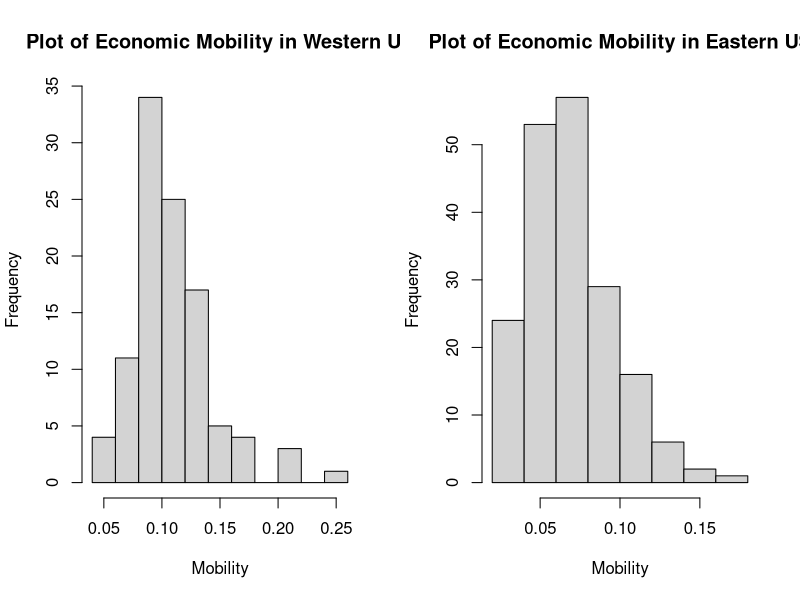
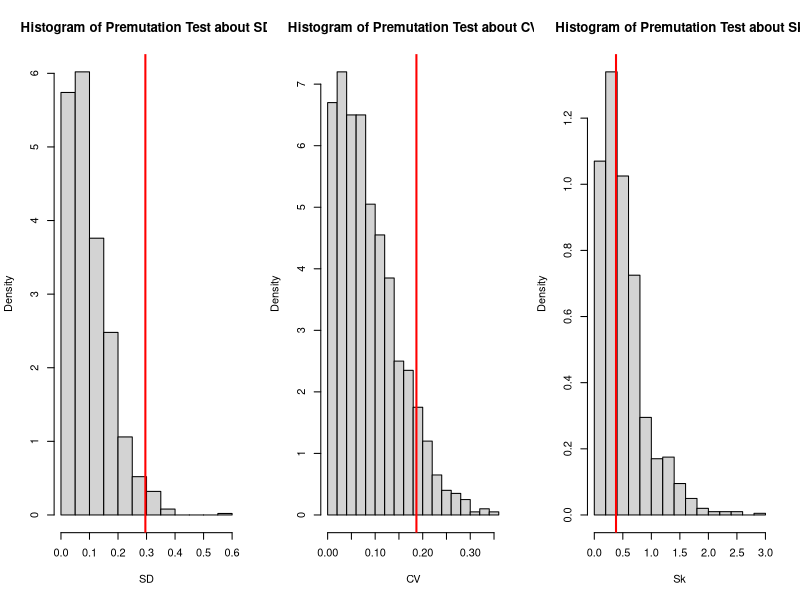
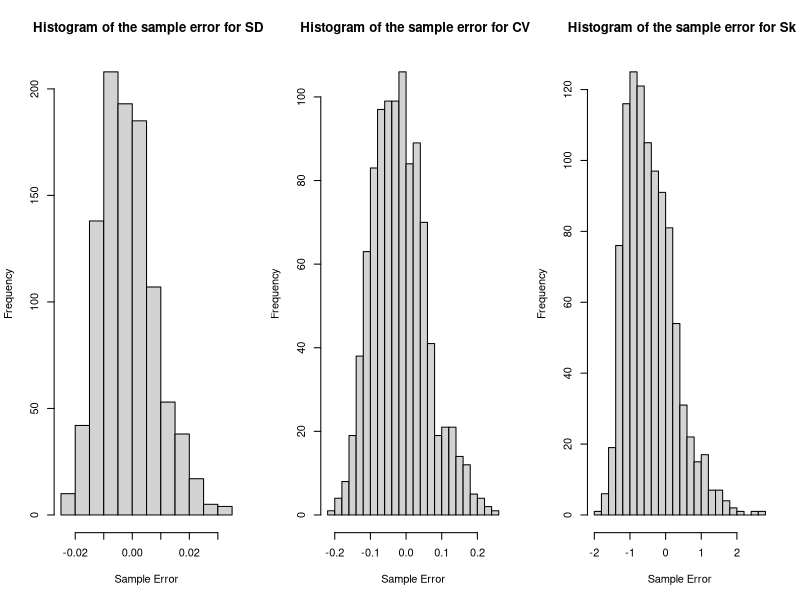
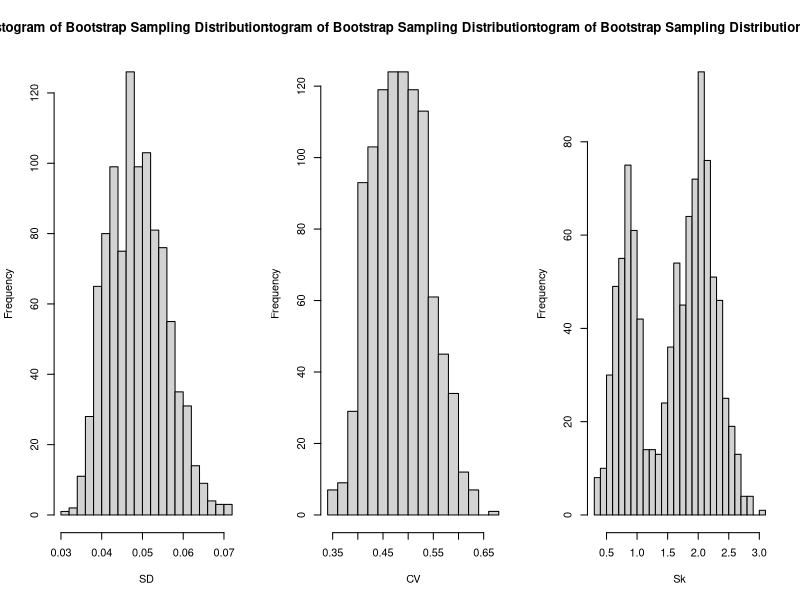
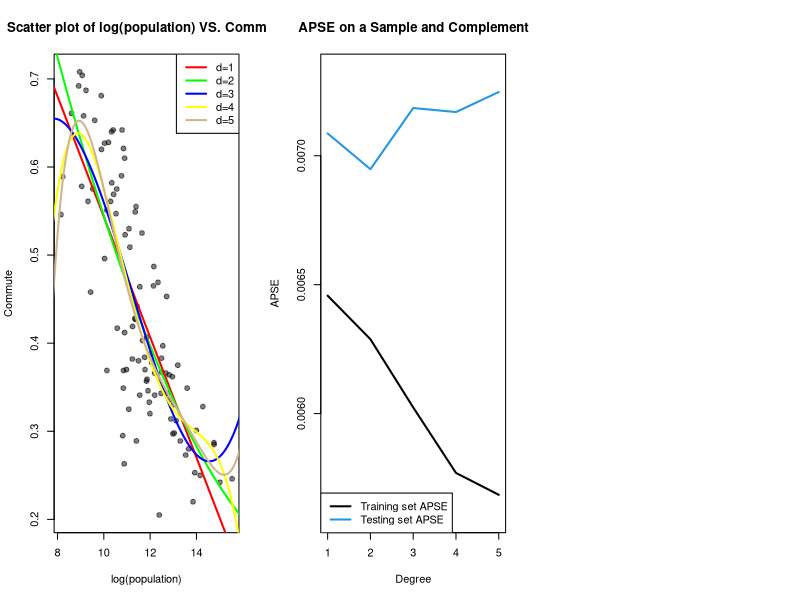

These charts were generated, in order, by the following R code:
## ---- chunk 1
knitr::opts_chunk$set(echo = TRUE)
## ---- chunk 2
data <- read.csv("EconomicMobility.csv",header = TRUE)
## ---- chunk 3
data_WUS <- data$Mobility[data$Longitude < -109]
data_EUS <- data$Mobility[data$Longitude > -85]
# summary stat
summary(data_WUS)
summary(data_EUS)
# plot
par(mfrow=c(1,2))
hist(data_WUS, main="Plot of Economic Mobility in Western US",
     xlab="Mobility")
hist(data_EUS, main="Plot of Economic Mobility in Eastern US",
     xlab="Mobility")

# Comments:
# Based on summary statistics, we found that the center of western distribution 
# is different with the center of eastern distribution. Both mean and median of
# western distribution is larger than eastern distribution. And 
# western distribution's maximum value is around 0.25, which is larger than 
# eastern distribution's 0.16. 
# Based on plots, we found that both western and eastern distribution have heavy 
# right tails, so both of them are right-skewed. Besides, the location of peak 
# (mode) for western distribution is also distinct from the one for eastern 
# distribution.
## ---- chunk 4
# create Attribute function
Attributes <- function(y){
  SD <- sqrt(sum((y-mean(y))^2)/length(y))
  CV <- SD/mean(y)
  Sk <- mean((y-mean(y))^3)/SD^3
  return(c(SD,CV,Sk))
}

# Apply to West
Attributes(data_WUS)
# Apply to East
Attributes(data_EUS)
## ---- chunk 5
mixRandomly <- function(pop) {
  pop1 <- pop$pop1
  n_pop1 <- length(pop1)

  pop2 <- pop$pop2
  n_pop2 <- length(pop2)

  mix <- c(pop1,pop2)
  select4pop1 <- sample(1:(n_pop1 + n_pop2),
                     n_pop1,
                     replace = FALSE)

  new_pop1 <- mix[select4pop1]  
  new_pop2 <- mix[-select4pop1]
  list(pop1=new_pop1, pop2=new_pop2)
}
## ---- chunk 6
# Attribute 1
SD_function <- function(pop){
  pop1 <- pop$pop1
  SD1 <- sqrt(mean((pop1-mean(pop1))^2))
  pop2 <- pop$pop2
  SD2 <- sqrt(mean((pop2-mean(pop2))^2))
  return(abs(SD1/SD2-1))
}

# Attribute 2
CV_function <- function(pop){
  pop1 <- pop$pop1
  CV1 <- sqrt(mean((pop1-mean(pop1))^2))/mean(pop1)
  pop2 <- pop$pop2
  CV2 <- sqrt(mean((pop2-mean(pop2))^2))/mean(pop2)
  return(abs(CV1/CV2-1))
}

# Attribute 3
Sk_function <- function(pop){
  pop1 <- pop$pop1
  Sk1 <- mean((pop1-mean(pop1))^3)/(sqrt(mean((pop1-mean(pop1))^2)))^3
  pop2 <- pop$pop2
  Sk2 <- mean((pop2-mean(pop2))^3)/(sqrt(mean((pop2-mean(pop2))^2)))^3
  return(abs(Sk1/Sk2-1))
}
## ---- chunk 7
pop <- list(pop1 = data_WUS, pop2 = data_EUS)

set.seed(20891774)
# 1000 permutation test
SD_test <- sapply(1:1000, FUN = function(...){SD_function(mixRandomly(pop))})
CV_test <- sapply(1:1000, FUN = function(...){CV_function(mixRandomly(pop))})
Sk_test <- sapply(1:1000, FUN = function(...){Sk_function(mixRandomly(pop))})
## ---- chunk 8
# Test visualization
par(mfrow=c(1,3))
hist(SD_test, breaks = 20, probability = TRUE,
     main="Histogram of Premutation Test about SD",
     xlab="SD")
abline(v=SD_function(pop),col="red",lwd=2)

hist(CV_test, breaks = 20, probability = TRUE,
     main="Histogram of Premutation Test about CV",
     xlab="CV")
abline(v=CV_function(pop),col="red",lwd=2)

hist(Sk_test, breaks = 20, probability = TRUE,
     main="Histogram of Premutation Test about Sk",
     xlab="Sk")
abline(v=Sk_function(pop),col="red",lwd=2)

# p-value
mean(SD_test >= SD_function(pop))
mean(CV_test >= CV_function(pop))
mean(Sk_test >= Sk_function(pop))

# Conclusions based on p-value
# For attribute SD, since the p-value is 0.022 > 0.01, so it means that there is 
# evidence against the null hypothesis: the two sub-population WUS, EUS were
# randomly drawn from the same population.
# For attribute CV, since the p-value is 0.081 > 0.05, so it means that there is 
# weak evidence against the null hypothesis.
# For attribute Sk, since the p-value is 0.551 > 0.1, so it means that there is 
# no evidence against the null hypothesis.
## ---- chunk 9
calculateSLmulti <- function(pop, discrepancies, M_outer = 1000, M_inner){
  #pop is a list whose two members are two sub-populations
  
  if (missing(M_inner)) M_inner <- M_outer
  ## Local function to calculate the significance levels
  ## over the discrepancies and return their minimum
  
  getSLmin <- function(basePop, discrepanies, M) {
    observedVals <- sapply(discrepancies, 
                           FUN = function(discrepancy) {discrepancy(basePop)})
    
    K <- length(discrepancies)
    
    total <- Reduce(function(counts, i){
      #mixRandomly mixes the two populations randomly, so the new sub-populations are indistinguishable
      NewPop <- mixRandomly(basePop)
      
      ## calculate the discrepancy and counts
      Map(function(k) {
        Dk <- discrepancies[[k]](NewPop)
        if (Dk >= observedVals[k]) counts[k] <<- counts[k] +1 },
        1:K) 
      counts
    }, 
    1:M, init = numeric(length=K)) 
    
    SLs <- total/M
    min(SLs)
  }
  
  SLmin <- getSLmin(pop, discrepancies, M_inner)
  
  total <- Reduce(function(count, m){
    basePop <- mixRandomly(pop)
    if (getSLmin(basePop, discrepancies, M_inner) <= SLmin) count + 1 else count
  },   1:M_outer, init = 0)
  
  SLstar <- total/M_outer
  SLstar
}

discrepancies <- list(SD_function,CV_function,Sk_function)
set.seed(20891774)
pvalue_star <- calculateSLmulti(pop, discrepancies, M_outer=100,M_inner=100)
pvalue_star

# Conclusion based on Multiple testing
# Since the p-value_star is 0.08 > 0.05, it means that there is weak evidence
# against the null hypothesis: the two sub-population WUS, EUS were
# randomly drawn from the same population based on the three attributes.
## ---- chunk 10
M <- 1000
n <- 50
set.seed(20891774)
# simple random sampling without replacement
samples <- sapply(1:M, function(...){
  sample(data$Mobility, n, replace = FALSE)
})
# Attributes function comes from Q1
samples_attributes <- apply(samples,2,Attributes)
pop_attributes <- Attributes(data$Mobility)

# construct three histograms of the sample error for each attribute
par(mfrow=c(1,3))
hist(samples_attributes[1,]-pop_attributes[1], breaks = 20,
     main=" Histogram of the sample error for SD", xlab="Sample Error")
hist(samples_attributes[2,]-pop_attributes[2], breaks = 20,
     main=" Histogram of the sample error for CV", xlab="Sample Error")
hist(samples_attributes[3,]-pop_attributes[3], breaks = 20,
     main=" Histogram of the sample error for Sk", xlab="Sample Error")

# Interpret:
# Based on the histogram for SD, it reaches the peak at around -0.013 and the 
# distribution has a light right tail.
# Based on the histogram for CV, it reaches the peak at around 0 and the 
# distribution has a light right tail.
# Based on the histogram for Sk, it reaches the peak at around -1 and the 
# distribution has a right tail.
## ---- chunk 11
CommunitiesSample = c(9, 281, 642, 708, 40, 148, 651, 18, 398,
    348, 67, 605, 383, 551, 151, 591, 471, 344, 168, 161, 421,
    444, 29, 633, 241, 665, 42, 44, 224, 8, 716, 352, 217, 696,
    683, 451, 56, 278, 401, 468, 611, 654, 229, 375, 576, 242,
    280, 520, 660, 74, 86, 434, 17, 649, 163, 485, 469, 447,
    185, 656, 474, 355, 35, 538, 36, 503, 409, 28, 310, 153,
    285, 724, 93, 269, 372, 517, 693, 77, 713, 720, 584, 126,
    422, 152, 75, 599, 606, 480, 304, 679, 703, 100, 25, 643,
    180, 293, 539, 211, 547, 343)
## ---- chunk 12
# Calculate the three attributes SD, CV, and SK using the given sample
S_Mobility <- data$Mobility[CommunitiesSample]
Attributes(S_Mobility)
## ---- chunk 13
# construct B=1000 bootstrap samples
B = 1000
set.seed(20891774)
bootstrap_samples <- sapply(1:B, FUN = function(...){sample(S_Mobility,replace = TRUE)})
bootstrap_attributes <- apply(bootstrap_samples,2,Attributes)

par(mfrow=c(1,3))
hist(bootstrap_attributes[1,], breaks=20, 
     main="Histogram of Bootstrap Sampling Distribution for SD",
     xlab="SD")
hist(bootstrap_attributes[2,], breaks=20, 
     main="Histogram of Bootstrap Sampling Distribution for CV",
     xlab="CV")
hist(bootstrap_attributes[3,], breaks=20, 
     main="Histogram of Bootstrap Sampling Distribution for Sk",
     xlab="Sk")
## ---- chunk 14
# Calculate standard errors for each of the three bootstrap estimates
se <- apply(bootstrap_attributes,1,sd)
se
# construct 95% confidence intervals
# lower bound
lb <- apply(bootstrap_attributes,1,quantile,0.025)
lb
# upper bound
ub <- apply(bootstrap_attributes,1,quantile,0.975)
ub

# summary
# for SD: se is 0.006968408, 95% c.i. is (0.03732703,0.06290612)
# for CV: se is 0.055915424, 95% c.i. is (0.38796683,0.59642163)
# for Sk: se is 0.628077010, 95% c.i. is (0.52000240,2.55927299)
## ---- chunk 15
M <- 200
B <- 1000
n <- 100
set.seed(20891774)
samples2 <- sapply(1:M, FUN = function(...){sample(data$Mobility,
                                                n,
                                                replace=FALSE)})
samples2_CI <- apply(samples2,2,function(S){
  bootstrap_samples2 <- sapply(1:B, FUN=function(...) sample(S, replace=TRUE))
  bootstrap_attributes2 <- apply(bootstrap_samples2,2,Attributes)
  apply(bootstrap_attributes2,1,quantile,c(0.025,0.975))
})
                                                
cp = rep(0,3)
# coverage probability for SD
cp[1] <- mean((pop_attributes[1]>=samples2_CI[1,])
             &(pop_attributes[1]<=samples2_CI[2,]))
# coverage probability for CV
cp[2] <- mean((pop_attributes[2]>=samples2_CI[3,])
             &(pop_attributes[2]<=samples2_CI[4,]))
# coverage probability for Sk
cp[3] <- mean((pop_attributes[3]>=samples2_CI[5,])
             &(pop_attributes[3]<=samples2_CI[6,]))

# coverage probability
cp
# standard error
sqrt(cp*(1-cp)/M)
## ---- chunk 16
# construct 95% confidence intervals for the the coverage probabilities
cp_se <- sqrt(cp*(1-cp)/M)
c <- 1.96
# lower bound for SD
cp[1]-c*cp_se[1]
# upper bound for SD
cp[1]+c*cp_se[1]
# lower bound for CV
cp[2]-c*cp_se[2]
# upper bound for CV
cp[2]+c*cp_se[2]
# lower bound for Sk
cp[3]-c*cp_se[3]
# upper bound for Sk
cp[3]+c*cp_se[3]

# summary
# 95% CI for cp of SD: (0.8349626,0.9250374)
# 95% CI for cp of CV: (0.8525139,0.9374861)
# 95% CI for cp of Sk: (0.6206214,0.7493786)
## ---- chunk 17
library(splines)

getmuhat <- function(sampleXY, complexity) {
    formula <- paste0("y ~ ", if (complexity == 0)
        "1" else {
        if (complexity < 20) {
            paste0("poly(x, ", complexity, ", raw = FALSE)")
            ## due to Numerical overflow
        } else {
            ## if complexity >= 20 use a spline.
            paste0("bs(x, ", complexity, ")")
        }
    })

    fit <- lm(as.formula(formula), data = sampleXY)

    ## From this we construct the predictor function
    muhat <- function(x) {
        if ("x" %in% names(x)) {
            ## x is a dataframe containing the variate named by xvarname
            newdata <- x
        } else ## x is a vector of values that needs to be a data.frame else else ## x is a vector of values that needs to be a data.frame ## x else ## x is a vector of values that needs to be a data.frame is a else ## x is a vector of values that needs to be a data.frame vector else ## x is a vector of values that needs to be a data.frame of else ## x is a vector of values that needs to be a data.frame values else ## x is a vector of values that needs to be a data.frame that else ## x is a vector of values that needs to be a data.frame needs else ## x is a vector of values that needs to be a data.frame to else ## x is a vector of values that needs to be a data.frame be a else ## x is a vector of values that needs to be a data.frame data.frame
        {
            newdata <- data.frame(x = x)
        }
        ## The suppress warnings prediction
        suppressWarnings({
            ypred = predict(fit, newdata = newdata, silent = TRUE)
        })

        ypred
    }
    ## muhat is the function that we need to calculate values at any x, so
    ## we return this function from getmuhat
    muhat
}
## ---- chunk 18
training <- data.frame(x=log(data$Population[CommunitiesSample]),
                       y=data$Commute[CommunitiesSample])
# generate scatter plot
plot(training, pch=19, col=adjustcolor("black",0.5),
     xlab="log(population)",
     ylab="Commute",
     main="Scatter plot of log(population) VS. Commute")
xlim <- extendrange(training$x)
# d = 1
muhat1 <- getmuhat(training, 1)
curve(muhat1, from=xlim[1], to=xlim[2],
      add=TRUE, lwd=2, n=1000, col="red")
# d = 2
muhat2 <- getmuhat(training, 2)
curve(muhat2, from=xlim[1], to=xlim[2],
      add=TRUE, lwd=2, n=1000, col="green")
# d = 3
muhat3 <- getmuhat(training, 3)
curve(muhat3, from=xlim[1], to=xlim[2],
      add=TRUE, lwd=2, n=1000, col="blue")
# d = 4
muhat4 <- getmuhat(training, 4)
curve(muhat4, from=xlim[1], to=xlim[2],
      add=TRUE, lwd=2, n=1000, col="yellow")
# d = 5
muhat5 <- getmuhat(training, 5)
curve(muhat5, from=xlim[1], to=xlim[2],
      add=TRUE, lwd=2, n=1000, col="tan")
legend("topright", legend=c("d=1","d=2","d=3","d=4","d=5"),
       col=c("red","green","blue","yellow","tan"),
       lwd=2)
## ---- chunk 19
apse <- function(y, x, predfun) {
    {
        mean((y - predfun(x))^2, na.rm = TRUE)
    }
}
testing <- data.frame(x=log(data$Population[-CommunitiesSample]),
                      y=data$Commute[-CommunitiesSample])

apseST <- function(predfun){
  apseS <- apse(y=training$y,x=training$x,predfun)
  apseT <- apse(y=testing$y,x=testing$x,predfun)
  c(apseS,apseT)
}

temp.apse <- cbind(apseST(muhat1),apseST(muhat2),apseST(muhat3),apseST(muhat4),
                   apseST(muhat5))
rownames(temp.apse) <- c("Training set APSE","Testing set APSE")
colnames(temp.apse) <- c("d=1","d=2","d=3","d=4","d=5")
temp.apse

# comments:
# After comparing the APSE values on test and training sets,
# we found that Testing set APSE is always larger than Training set APSE for 
# each value of degree.
## ---- chunk 20
plot(1:5, temp.apse[1,], ylim=extendrange(temp.apse),type='l',
     col=1, lwd=2, xlab="Degree", ylab="APSE", 
     main="APSE on a Sample and Complement")
lines(1:5,temp.apse[2,],type='l',col=4,lwd=2)
legend("bottomleft",legend=c("Training set APSE","Testing set APSE"),
       col=c(1,4),lwd=c(2,2))

# comments:
# Based on out-of-sample prediction sample performance,
# At around degree equal to 2, increasing complexity does not improve
# prediction accuracy. So we believe the best model is the one with d=2.
